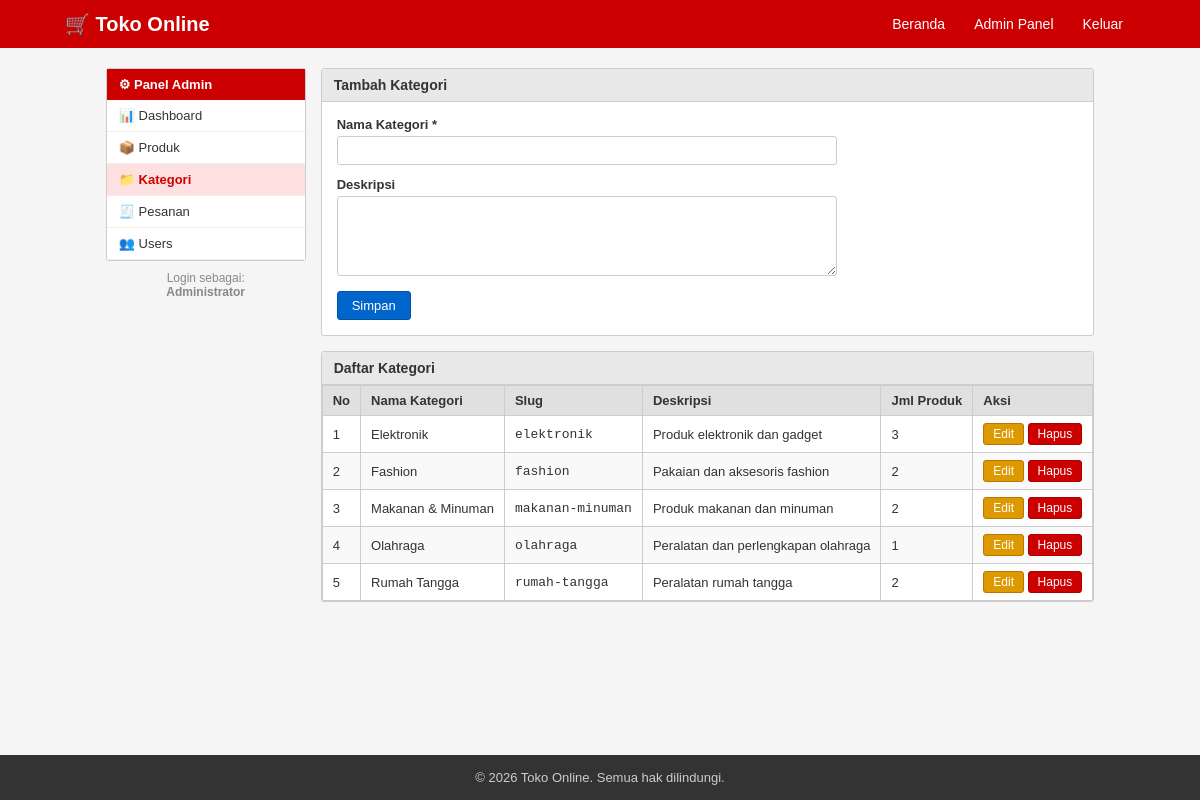
The app's page /admin/kategori.php (signed in) with its own data.
### tables this page shows
CREATE TABLE IF NOT EXISTS kategori (
    id INT AUTO_INCREMENT PRIMARY KEY,
    nama VARCHAR(100) NOT NULL,
    slug VARCHAR(100) UNIQUE NOT NULL,
    deskripsi TEXT,
    created_at TIMESTAMP DEFAULT CURRENT_TIMESTAMP
);

### admin/kategori.php (the view, shortened to what this page needs)
<?php
$db = getDB();
$edit_data = null;
$list = $db->query("SELECT k.*, (SELECT COUNT(*) FROM produk WHERE kategori_id=k.id) as jml_produk FROM kategori k ORDER BY k.nama")->fetch_all(MYSQLI_ASSOC);
require_once 'sidebar.php';
?>
<div class="box">
    <div class="box-title"><?= $edit_data ? 'Edit Kategori' : 'Tambah Kategori' ?></div>
    <div class="box-body">
        <form method="POST" style="max-width:500px;">
            <div class="form-group">
                <label>Nama Kategori *</label>
                <input type="text" name="nama" class="form-control" value="<?= $edit_data['nama'] ?? '' ?>" required>
            </div>
            <div class="form-group">
                <label>Deskripsi</label>
                <textarea name="deskripsi" class="form-control"><?= $edit_data['deskripsi'] ?? '' ?></textarea>
            </div>
            <button type="submit" class="btn btn-primary"><?= $edit_data ? 'Update' : 'Simpan' ?></button>
        </form>
    </div>
</div>
<div class="box">
    <div class="box-title">Daftar Kategori</div>
    <div class="box-body" style="padding:0;">
        <table class="table">
            <thead><tr><th>No</th><th>Nama Kategori</th><th>Slug</th><th>Deskripsi</th><th>Jml Produk</th><th>Aksi</th></tr></thead>
            <tbody>
                <?php if (empty($list)): ?>
                    <tr><td colspan="6" class="text-center">Belum ada kategori.</td></tr>
                <?php else: ?>
                <?php foreach ($list as $i => $k): ?>
                <tr>
                    <td><?= $i+1 ?></td>
                    <td><?= $k['nama'] ?></td>
                    <td><code><?= $k['slug'] ?></code></td>
                    <td><?= $k['deskripsi'] ?: '-' ?></td>
                    <td><?= $k['jml_produk'] ?></td>
                    <td>
                        <a href="kategori.php?edit=<?= $k['id'] ?>" class="btn btn-warning btn-sm">Edit</a>
                        <a href="kategori.php?hapus=<?= $k['id'] ?>" class="btn btn-danger btn-sm" onclick="return confirm('Hapus kategori ini?')">Hapus</a>
                    </td>
                </tr>
                <?php endforeach; ?>
                <?php endif; ?>
            </tbody>
        </table>
    </div>
</div>
<?php require_once 'footer_admin.php'; ?>

### assets/css/style.css (style rules this page uses)
* { margin: 0; padding: 0; box-sizing: border-box; }
body { font-family: Arial, sans-serif; font-size: 14px; background-color: #f5f5f5; color: #333; display: flex; flex-direction: column; min-height: 100vh; }
a { color: #0066cc; text-decoration: none; }
.box { background: #fff; border: 1px solid #ccc; border-radius: 3px; margin-bottom: 15px; }
.box-title { background: #e8e8e8; border-bottom: 1px solid #ccc; padding: 8px 12px; font-weight: bold; font-size: 14px; }
.box-body { padding: 15px; }
.btn { display: inline-block; padding: 6px 14px; border: 1px solid #ccc; border-radius: 3px; cursor: pointer; font-size: 13px; text-align: center; background: #f0f0f0; color: #333; text-decoration: none; }
.btn-primary { background: #0066cc; border-color: #0055aa; color: #fff; }
.btn-danger { background: #cc0000; border-color: #aa0000; color: #fff; }
.btn-warning { background: #dd9900; border-color: #bb7700; color: #fff; }
.btn-sm { padding: 3px 9px; font-size: 12px; }
.form-group { margin-bottom: 12px; }
.form-group label { display: block; margin-bottom: 4px; font-weight: bold; font-size: 13px; }
.form-control { width: 100%; padding: 6px 9px; border: 1px solid #ccc; border-radius: 3px; font-size: 13px; font-family: Arial, sans-serif; }
textarea.form-control { resize: vertical; min-height: 80px; }
.table { width: 100%; border-collapse: collapse; font-size: 13px; }
.table th, .table td { padding: 7px 10px; border: 1px solid #ccc; text-align: left; }
.table th { background: #e0e0e0; font-weight: bold; }
.table tr:nth-child(even) { background: #f9f9f9; }

### records on screen
kategori: nama "Elektronik", slug "elektronik", deskripsi "Produk elektronik dan gadget", jml_produk "3"
kategori: nama "Fashion", slug "fashion", deskripsi "Pakaian dan aksesoris fashion", jml_produk "2"
kategori: nama "Makanan & Minuman", slug "makanan-minuman", deskripsi "Produk makanan dan minuman", jml_produk "2"
kategori: nama "Olahraga", slug "olahraga", deskripsi "Peralatan dan perlengkapan olahraga", jml_produk "1"
kategori: nama "Rumah Tangga", slug "rumah-tangga", deskripsi "Peralatan rumah tangga", jml_produk "2"

### other values on screen
$_SESSION['nama'] "Administrator"
